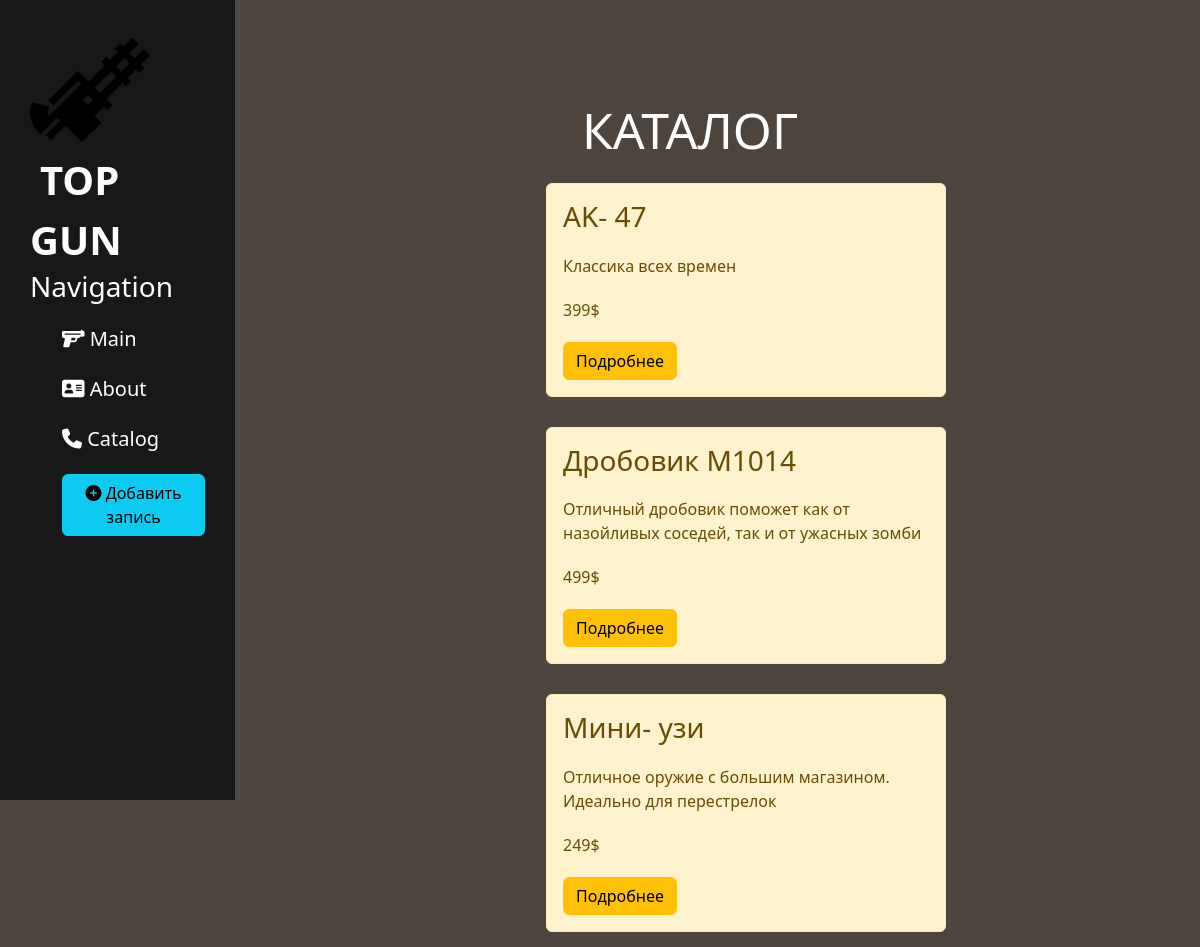
Page /catalog/ on the earlier database version.
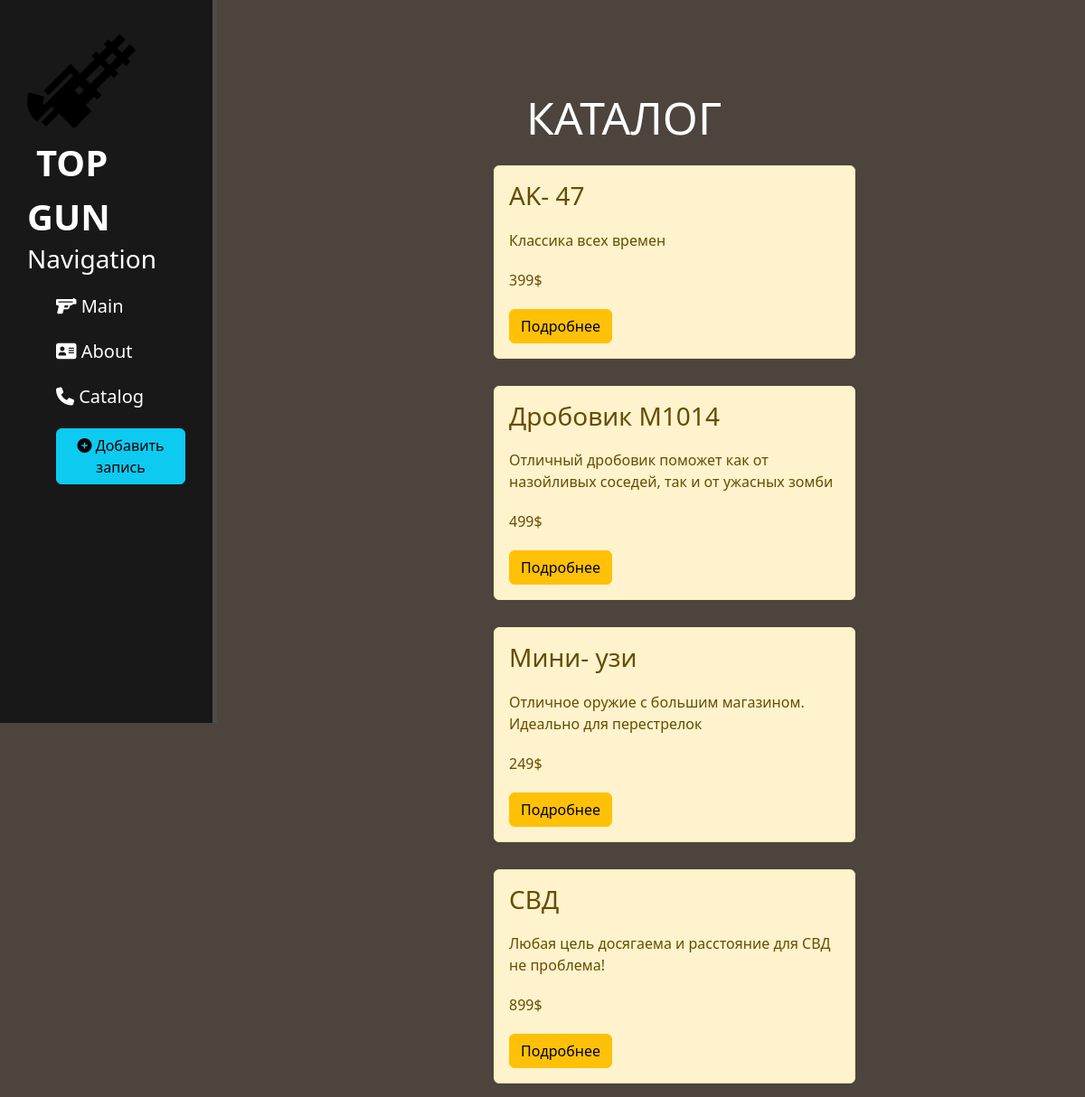
Same page on the later database version.
### catalog/models.py (models this page shows, shortened)
class Catalog(models.Model):
    title = models.CharField('Name', max_length=50)
    description = models.TextField('description')
    price = models.IntegerField()

### catalog/views.py (the view)
# urls.py: path('', views.catalog, name= 'catalog'),
def catalog(request):
    catalog = Catalog.objects.order_by('title')
    return render(request, 'catalog/catalog.html', {'catalog' : catalog})

### catalog/templates/catalog/catalog.html (shortened to what this page needs)
{% extends 'main/layout.html'%}
{% block content %}
    <div class="features" >
    <h1>КАТАЛОГ</h1>
    {% if catalog %}
        {% for i in catalog %}
            <div class="alert alert-warning">
                <h3>{{ i.title }}</h3>
                <p>{{ i.description }}</p>
                <p>{{ i.price }}$</p>
                <a href="{% url 'catalog-detail' i.id %}" class="btn btn-warning">Подробнее</a>
            </div>
            {% endfor %}
        {% else %}
            <p>Записи отсутсвуют(</p>
        {% endif %}
    </div>
{% endblock %}

### main/templates/main/layout.html (shortened to what this page needs)
{% load static %}
<!DOCTYPE html>
<html lang="en">
<head>
    <link rel="stylesheet" href="https://cdn.jsdelivr.net/npm/bootstrap@5.2.3/dist/css/bootstrap.min.css">
    <link rel="stylesheet" href="https://cdnjs.cloudflare.com/ajax/libs/font-awesome/6.2.1/css/all.min.css">
    <link rel="stylesheet" href="{% static 'main/css/main2.css' %}">
</head>
<body>
    <aside>
        <img src="{% static 'main/img/icon_main_page.png' %}" alt = "Logo">
        <span class="logo">TOP GUN</span>
        <h3>Navigation</h3>
        <ul>
            <a href="/"><li><i class="fa-solid fa-gun"></i> Main</li></a>
            <a href="/about"><li><i class="fa-solid fa-address-card"></i> About</li></a><li></li>
            <a href="/catalog"><li><i class="fa-solid fa-phone"></i> Catalog</li></a>
            <a href="{% url 'create' %}"><li><button class="btn btn-info"><i class="fa-solid fa-circle-plus"></i> Добавить запись</li></a>
        </ul>
    </aside>
    <main>
        {% block content%}
        {% endblock %}
    </main>
</body>
</html>

### main/static/main/css/main2.css (style rules this page uses)
body { background: #4c443d; }
aside { float: left; background: #181818; width: 20%; padding: 2.5%; height: 100vh; color: #fff; border-right: 5px solid #4d4d4d }
aside img { width: 120px; float: left; }
aside .logo { font-size: 40px; margin-left: 10px; font-weight: bold; }
aside ul { list-style: none }
aside ul li { color: #fff; display: block; margin-top: 20px; font-size: 20px; transition: all .2s ease; }
main .features { float: left; color: #fff; margin-top: 100px; text-align: center; width: 75%; }
main .features h1 { font-size: 50px; }
main .features p { max-width: 400px; margin: 20px auto }
.alert-warning { float: left; clear: both; width: 400px; margin: 15px 34%; text-align: left; }

### main/templates/main/layout.html (style rules this page uses)
a { text-decoration: none; text-decoration: none; }

Differences in the rows shown:
added Catalog: title "СВД", description "Любая цель досягаема и расстояние для СВД не проблема!", price "899"
